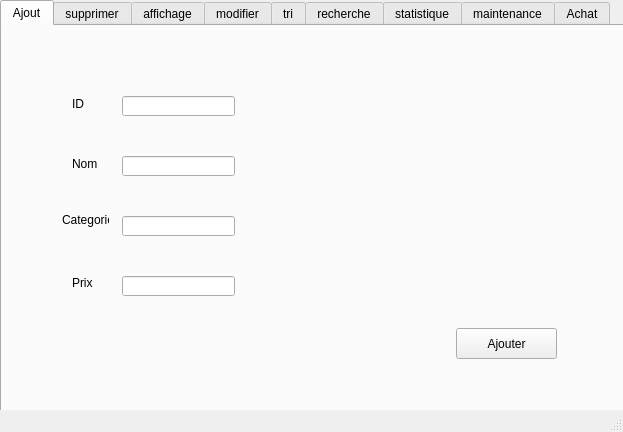
<?xml version="1.0" encoding="UTF-8"?>
<ui version="4.0">
 <class>MainWindow</class>
 <widget class="QMainWindow" name="MainWindow">
  <property name="geometry">
   <rect>
    <x>0</x>
    <y>0</y>
    <width>623</width>
    <height>432</height>
   </rect>
  </property>
  <property name="windowTitle">
   <string>MainWindow</string>
  </property>
  <widget class="QWidget" name="centralwidget">
   <widget class="QTabWidget" name="tabWidge">
    <property name="geometry">
     <rect>
      <x>0</x>
      <y>0</y>
      <width>631</width>
      <height>441</height>
     </rect>
    </property>
    <property name="currentIndex">
     <number>0</number>
    </property>
    <widget class="QWidget" name="tab">
     <attribute name="title">
      <string>Ajout</string>
     </attribute>
     <widget class="QLabel" name="label">
      <property name="geometry">
       <rect>
        <x>70</x>
        <y>70</y>
        <width>31</width>
        <height>16</height>
       </rect>
      </property>
      <property name="text">
       <string>ID</string>
      </property>
     </widget>
     <widget class="QLineEdit" name="le_id">
      <property name="geometry">
       <rect>
        <x>120</x>
        <y>70</y>
        <width>113</width>
        <height>20</height>
       </rect>
      </property>
     </widget>
     <widget class="QPushButton" name="pb_ajout">
      <property name="geometry">
       <rect>
        <x>454</x>
        <y>302</y>
        <width>101</width>
        <height>31</height>
       </rect>
      </property>
      <property name="text">
       <string>Ajouter</string>
      </property>
     </widget>
     <widget class="QLabel" name="label_2">
      <property name="geometry">
       <rect>
        <x>70</x>
        <y>130</y>
        <width>31</width>
        <height>16</height>
       </rect>
      </property>
      <property name="text">
       <string>Nom </string>
      </property>
     </widget>
     <widget class="QLabel" name="label_3">
      <property name="geometry">
       <rect>
        <x>60</x>
        <y>184</y>
        <width>47</width>
        <height>20</height>
       </rect>
      </property>
      <property name="text">
       <string>Categorie</string>
      </property>
     </widget>
     <widget class="QLineEdit" name="le_nom">
      <property name="geometry">
       <rect>
        <x>120</x>
        <y>130</y>
        <width>113</width>
        <height>20</height>
       </rect>
      </property>
     </widget>
     <widget class="QLineEdit" name="le_cat">
      <property name="geometry">
       <rect>
        <x>120</x>
        <y>190</y>
        <width>113</width>
        <height>20</height>
       </rect>
      </property>
     </widget>
     <widget class="QLabel" name="label_23">
      <property name="geometry">
       <rect>
        <x>70</x>
        <y>250</y>
        <width>47</width>
        <height>14</height>
       </rect>
      </property>
      <property name="text">
       <string>Prix</string>
      </property>
     </widget>
     <widget class="QLineEdit" name="le_prix">
      <property name="geometry">
       <rect>
        <x>120</x>
        <y>250</y>
        <width>113</width>
        <height>20</height>
       </rect>
      </property>
     </widget>
    </widget>
    <widget class="QWidget" name="tab_2">
     <attribute name="title">
      <string>supprimer</string>
     </attribute>
     <widget class="QLabel" name="label_4">
      <property name="geometry">
       <rect>
        <x>60</x>
        <y>60</y>
        <width>47</width>
        <height>14</height>
       </rect>
      </property>
      <property name="text">
       <string>ID</string>
      </property>
     </widget>
     <widget class="QLineEdit" name="le_id_supp">
      <property name="geometry">
       <rect>
        <x>130</x>
        <y>60</y>
        <width>113</width>
        <height>20</height>
       </rect>
      </property>
     </widget>
     <widget class="QPushButton" name="pb_supprimer">
      <property name="geometry">
       <rect>
        <x>290</x>
        <y>200</y>
        <width>101</width>
        <height>41</height>
       </rect>
      </property>
      <property name="text">
       <string>Supprimer</string>
      </property>
     </widget>
    </widget>
    <widget class="QWidget" name="tab_9">
     <attribute name="title">
      <string>affichage</string>
     </attribute>
     <widget class="QTableView" name="tablemateriel">
      <property name="geometry">
       <rect>
        <x>30</x>
        <y>30</y>
        <width>511</width>
        <height>291</height>
       </rect>
      </property>
     </widget>
    </widget>
    <widget class="QWidget" name="tab_3">
     <attribute name="title">
      <string>modifier</string>
     </attribute>
     <widget class="QPushButton" name="pb_modifier">
      <property name="geometry">
       <rect>
        <x>464</x>
        <y>302</y>
        <width>101</width>
        <height>41</height>
       </rect>
      </property>
      <property name="text">
       <string>Modifier</string>
      </property>
     </widget>
     <widget class="QLabel" name="label_6">
      <property name="geometry">
       <rect>
        <x>80</x>
        <y>60</y>
        <width>47</width>
        <height>14</height>
       </rect>
      </property>
      <property name="text">
       <string>ID</string>
      </property>
     </widget>
     <widget class="QLineEdit" name="le_id_3">
      <property name="geometry">
       <rect>
        <x>150</x>
        <y>60</y>
        <width>113</width>
        <height>20</height>
       </rect>
      </property>
     </widget>
     <widget class="QLineEdit" name="le_nom_3">
      <property name="geometry">
       <rect>
        <x>150</x>
        <y>140</y>
        <width>113</width>
        <height>20</height>
       </rect>
      </property>
     </widget>
     <widget class="QLabel" name="label_7">
      <property name="geometry">
       <rect>
        <x>80</x>
        <y>144</y>
        <width>51</width>
        <height>20</height>
       </rect>
      </property>
      <property name="text">
       <string>Nom</string>
      </property>
     </widget>
     <widget class="QLabel" name="label_21">
      <property name="geometry">
       <rect>
        <x>80</x>
        <y>210</y>
        <width>51</width>
        <height>20</height>
       </rect>
      </property>
      <property name="text">
       <string>Categortie</string>
      </property>
     </widget>
     <widget class="QLineEdit" name="le_cat_3">
      <property name="geometry">
       <rect>
        <x>150</x>
        <y>210</y>
        <width>113</width>
        <height>20</height>
       </rect>
      </property>
     </widget>
     <widget class="QLabel" name="label_45">
      <property name="geometry">
       <rect>
        <x>80</x>
        <y>270</y>
        <width>51</width>
        <height>20</height>
       </rect>
      </property>
      <property name="text">
       <string>Prix</string>
      </property>
     </widget>
     <widget class="QLineEdit" name="le_prix_3">
      <property name="geometry">
       <rect>
        <x>150</x>
        <y>270</y>
        <width>113</width>
        <height>20</height>
       </rect>
      </property>
     </widget>
    </widget>
    <widget class="QWidget" name="tab_4">
     <attribute name="title">
      <string>tri</string>
     </attribute>
     <widget class="QPushButton" name="pushButton_4">
      <property name="geometry">
       <rect>
        <x>424</x>
        <y>260</y>
        <width>91</width>
        <height>41</height>
       </rect>
      </property>
      <property name="text">
       <string>Trier</string>
      </property>
     </widget>
     <widget class="QLabel" name="label_19">
      <property name="geometry">
       <rect>
        <x>50</x>
        <y>80</y>
        <width>47</width>
        <height>14</height>
       </rect>
      </property>
      <property name="text">
       <string>ID</string>
      </property>
     </widget>
     <widget class="QLineEdit" name="lineEdit_18">
      <property name="geometry">
       <rect>
        <x>100</x>
        <y>80</y>
        <width>113</width>
        <height>20</height>
       </rect>
      </property>
     </widget>
    </widget>
    <widget class="QWidget" name="tab_5">
     <attribute name="title">
      <string>recherche</string>
     </attribute>
     <widget class="QPushButton" name="pushButton_5">
      <property name="geometry">
       <rect>
        <x>424</x>
        <y>272</y>
        <width>101</width>
        <height>41</height>
       </rect>
      </property>
      <property name="text">
       <string>Recherche</string>
      </property>
     </widget>
     <widget class="QLabel" name="label_12">
      <property name="geometry">
       <rect>
        <x>50</x>
        <y>70</y>
        <width>47</width>
        <height>14</height>
       </rect>
      </property>
      <property name="text">
       <string>ID</string>
      </property>
     </widget>
     <widget class="QLineEdit" name="lineEdit_11">
      <property name="geometry">
       <rect>
        <x>110</x>
        <y>70</y>
        <width>113</width>
        <height>20</height>
       </rect>
      </property>
     </widget>
     <widget class="QLabel" name="label_18">
      <property name="geometry">
       <rect>
        <x>300</x>
        <y>70</y>
        <width>47</width>
        <height>14</height>
       </rect>
      </property>
      <property name="text">
       <string>Nom</string>
      </property>
     </widget>
     <widget class="QLineEdit" name="lineEdit_17">
      <property name="geometry">
       <rect>
        <x>360</x>
        <y>70</y>
        <width>113</width>
        <height>20</height>
       </rect>
      </property>
     </widget>
    </widget>
    <widget class="QWidget" name="tab_6">
     <attribute name="title">
      <string>statistique</string>
     </attribute>
     <widget class="QLabel" name="label_13">
      <property name="geometry">
       <rect>
        <x>40</x>
        <y>60</y>
        <width>47</width>
        <height>16</height>
       </rect>
      </property>
      <property name="text">
       <string>Stock</string>
      </property>
     </widget>
     <widget class="QLabel" name="label_14">
      <property name="geometry">
       <rect>
        <x>40</x>
        <y>110</y>
        <width>47</width>
        <height>21</height>
       </rect>
      </property>
      <property name="text">
       <string>out</string>
      </property>
     </widget>
     <widget class="QLabel" name="label_15">
      <property name="geometry">
       <rect>
        <x>40</x>
        <y>160</y>
        <width>47</width>
        <height>31</height>
       </rect>
      </property>
      <property name="text">
       <string>in</string>
      </property>
     </widget>
     <widget class="QLineEdit" name="lineEdit_12">
      <property name="geometry">
       <rect>
        <x>90</x>
        <y>60</y>
        <width>113</width>
        <height>20</height>
       </rect>
      </property>
     </widget>
     <widget class="QLineEdit" name="lineEdit_13">
      <property name="geometry">
       <rect>
        <x>90</x>
        <y>110</y>
        <width>113</width>
        <height>20</height>
       </rect>
      </property>
     </widget>
     <widget class="QLineEdit" name="lineEdit_14">
      <property name="geometry">
       <rect>
        <x>90</x>
        <y>170</y>
        <width>113</width>
        <height>20</height>
       </rect>
      </property>
     </widget>
    </widget>
    <widget class="QWidget" name="tab_7">
     <attribute name="title">
      <string>maintenance</string>
     </attribute>
     <widget class="QLabel" name="label_16">
      <property name="geometry">
       <rect>
        <x>60</x>
        <y>70</y>
        <width>47</width>
        <height>14</height>
       </rect>
      </property>
      <property name="text">
       <string>ID</string>
      </property>
     </widget>
     <widget class="QLabel" name="label_17">
      <property name="geometry">
       <rect>
        <x>60</x>
        <y>120</y>
        <width>47</width>
        <height>14</height>
       </rect>
      </property>
      <property name="text">
       <string>Nom</string>
      </property>
     </widget>
     <widget class="QLineEdit" name="lineEdit_15">
      <property name="geometry">
       <rect>
        <x>100</x>
        <y>70</y>
        <width>113</width>
        <height>20</height>
       </rect>
      </property>
     </widget>
     <widget class="QLineEdit" name="lineEdit_16">
      <property name="geometry">
       <rect>
        <x>100</x>
        <y>120</y>
        <width>113</width>
        <height>20</height>
       </rect>
      </property>
     </widget>
     <widget class="QLabel" name="label_20">
      <property name="geometry">
       <rect>
        <x>50</x>
        <y>190</y>
        <width>47</width>
        <height>14</height>
       </rect>
      </property>
      <property name="text">
       <string>Date</string>
      </property>
     </widget>
     <widget class="QDateEdit" name="dateEdit_2">
      <property name="geometry">
       <rect>
        <x>100</x>
        <y>190</y>
        <width>110</width>
        <height>22</height>
       </rect>
      </property>
     </widget>
     <widget class="QPushButton" name="pushButton_6">
      <property name="geometry">
       <rect>
        <x>434</x>
        <y>282</y>
        <width>91</width>
        <height>41</height>
       </rect>
      </property>
      <property name="text">
       <string>confirmer</string>
      </property>
     </widget>
    </widget>
    <widget class="QWidget" name="tab_8">
     <attribute name="title">
      <string>Achat</string>
     </attribute>
     <widget class="QLabel" name="label_8">
      <property name="geometry">
       <rect>
        <x>50</x>
        <y>50</y>
        <width>47</width>
        <height>14</height>
       </rect>
      </property>
      <property name="text">
       <string>ID</string>
      </property>
     </widget>
     <widget class="QLineEdit" name="lineEdit_8">
      <property name="geometry">
       <rect>
        <x>120</x>
        <y>50</y>
        <width>113</width>
        <height>20</height>
       </rect>
      </property>
     </widget>
     <widget class="QLabel" name="label_9">
      <property name="geometry">
       <rect>
        <x>50</x>
        <y>120</y>
        <width>47</width>
        <height>14</height>
       </rect>
      </property>
      <property name="text">
       <string>Nom</string>
      </property>
     </widget>
     <widget class="QLineEdit" name="lineEdit_9">
      <property name="geometry">
       <rect>
        <x>120</x>
        <y>120</y>
        <width>113</width>
        <height>20</height>
       </rect>
      </property>
     </widget>
     <widget class="QLabel" name="label_10">
      <property name="geometry">
       <rect>
        <x>50</x>
        <y>190</y>
        <width>47</width>
        <height>14</height>
       </rect>
      </property>
      <property name="text">
       <string>Prix</string>
      </property>
     </widget>
     <widget class="QLineEdit" name="lineEdit_10">
      <property name="geometry">
       <rect>
        <x>120</x>
        <y>190</y>
        <width>113</width>
        <height>20</height>
       </rect>
      </property>
     </widget>
     <widget class="QLabel" name="label_11">
      <property name="geometry">
       <rect>
        <x>50</x>
        <y>260</y>
        <width>47</width>
        <height>14</height>
       </rect>
      </property>
      <property name="text">
       <string>Date</string>
      </property>
     </widget>
     <widget class="QDateEdit" name="dateEdit">
      <property name="geometry">
       <rect>
        <x>120</x>
        <y>260</y>
        <width>110</width>
        <height>22</height>
       </rect>
      </property>
     </widget>
     <widget class="QPushButton" name="pushButton_7">
      <property name="geometry">
       <rect>
        <x>460</x>
        <y>320</y>
        <width>75</width>
        <height>23</height>
       </rect>
      </property>
      <property name="text">
       <string>Confirmer</string>
      </property>
     </widget>
     <widget class="QLineEdit" name="lineEdit_21">
      <property name="geometry">
       <rect>
        <x>120</x>
        <y>160</y>
        <width>113</width>
        <height>20</height>
       </rect>
      </property>
     </widget>
     <widget class="QLabel" name="label_24">
      <property name="geometry">
       <rect>
        <x>40</x>
        <y>160</y>
        <width>47</width>
        <height>14</height>
       </rect>
      </property>
      <property name="text">
       <string>Categorie</string>
      </property>
     </widget>
    </widget>
   </widget>
  </widget>
  <widget class="QStatusBar" name="statusbar"/>
 </widget>
 <resources/>
 <connections/>
</ui>
